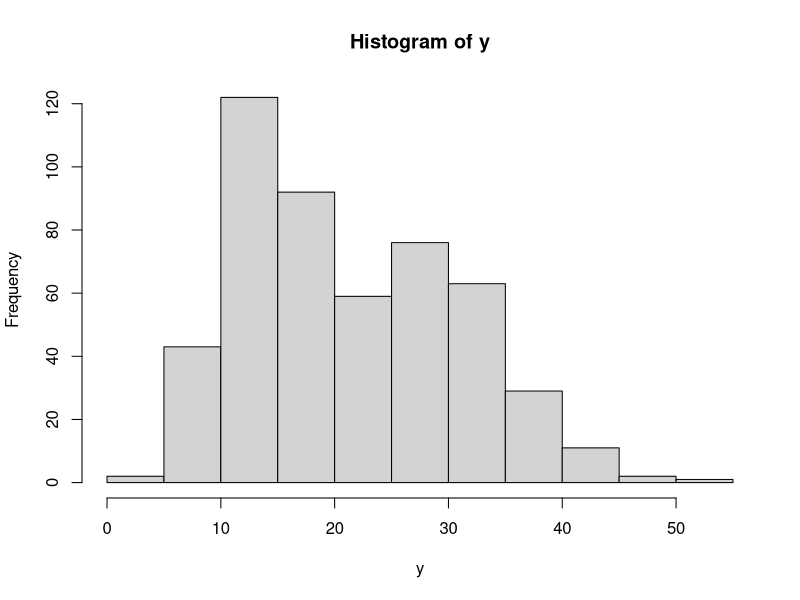
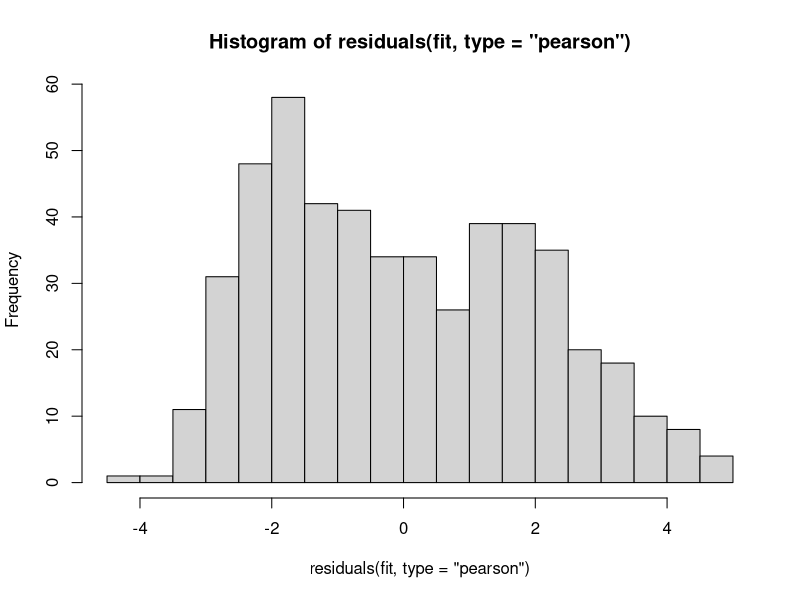
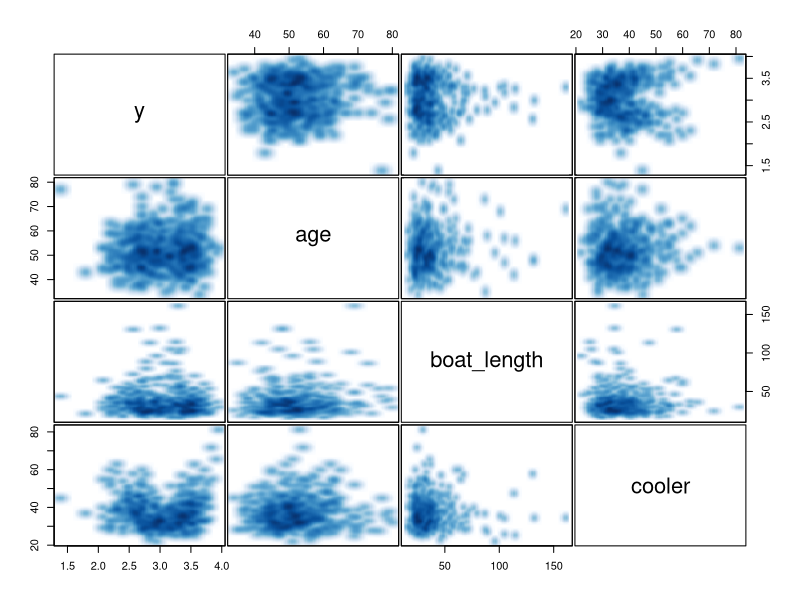
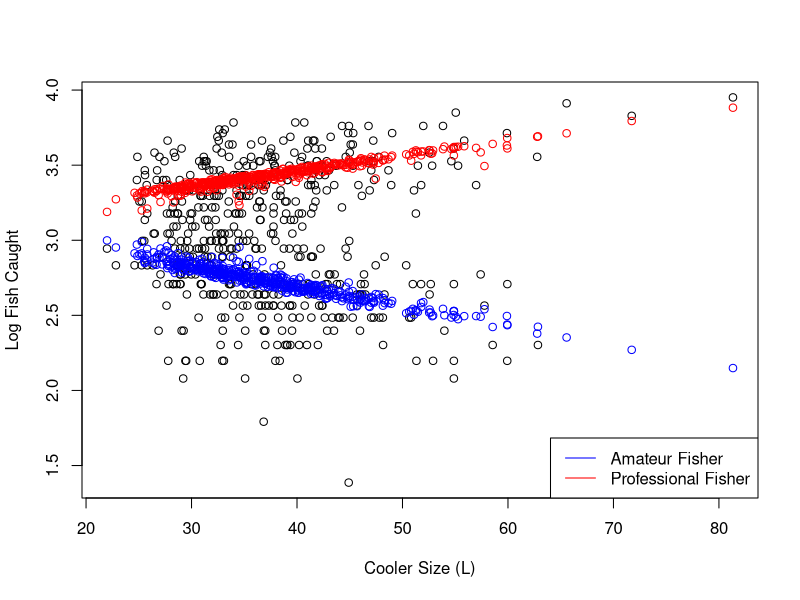
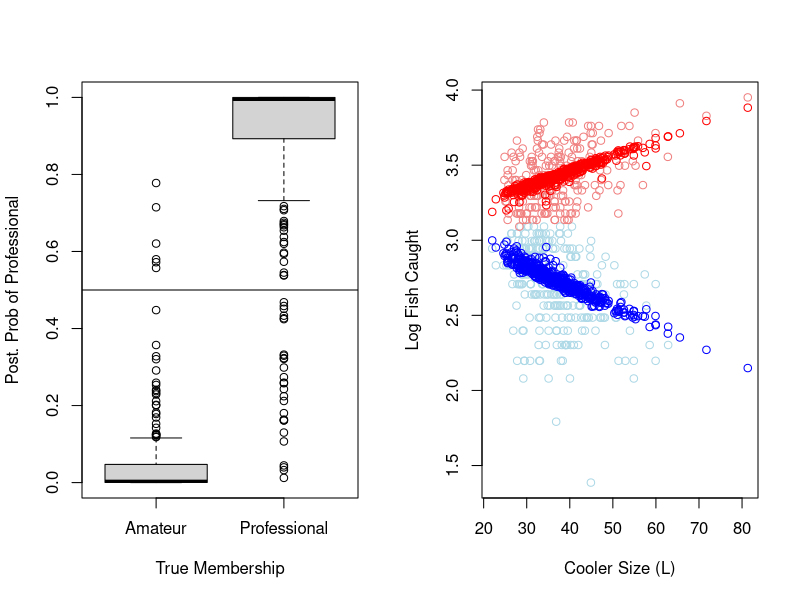

R code for these plots, in order:
## ---- chunk 1
knitr::opts_chunk$set(echo = TRUE)
## ---- chunk 2
## set the seed 
set.seed(10)

## set sample size
n = 500

## create design matrix consisting of variables cooler size, boat length, and age
cooler = round(rt(n, 15, 35),2)
boat_length =  round(rt(n,5, 30),2)
age = round(rt(n,25, 50))
X = model.matrix(~ 1 + age + boat_length + cooler)

## set the model coefficients
  # non-professional fisher proportion
  pi1 = 0.5 
  
  # professional fisher proportion
  pi2 = 1-pi1 
  
  # Non-Pro regression coefs
  beta_1 = matrix(c(3, 0, 0, -.01),ncol = 1) 
  
  # Pro regression coefs
  beta_2 = matrix(c(3, 0, 0, .01),ncol = 1) # Pro- coefs, larger boat cooler = more fish

## simulate the data
  # generate group membership vector
    group_indicators = rbinom(n, 1, pi2) # 1 = Pro, 0 = Non Pro

  # Simulate y given group membership  
  y = rep(0, n)
  
  # non pro y
  y[group_indicators == 0] = rpois(n = sum(group_indicators == 0),lambda = exp(X[group_indicators == 0,]%*%beta_1))
  
  # pro y 
y[group_indicators == 1] = rpois(n = sum(group_indicators == 1),lambda = exp(X[group_indicators == 1,]%*%beta_2))

## write to file, commented out since only done once for HW
# write.table(cbind(y, X[,-1]), file = './em/fish.txt', quote = F, col.names = T, row.names = F,  sep = "\t")
## ---- chunk 3
fit = glm(y ~ X-1, family = poisson())
summary(fit)
## ---- chunk 4
hist(y)
## ---- chunk 5
hist(residuals(fit, type="pearson"), breaks = 20)
## ---- chunk 6
# create combined matrix object
mat = cbind(log(y+1), X[,-1])

# name the first column y
colnames(mat)[1] = "y"

# plot each column against each other using pairs and smoothscatter
pairs(mat, panel = function(...) smoothScatter(..., nrpoints = 0, add = TRUE), gap = 0.2)
## ---- chunk 7
### Initialization and setup

## starting parameters
  # convergence threshold
  tol = 10^-5   
  # max number of EM iterations
  maxit = 50    
  # iteration counter
  iter = 0   
  # arbitrary large to avoid triggering the while loop for delta
  eps = Inf
  # arbitrary large value to set the inital ll to
  ll = -10000
  # list object for M-step
  fit = list()
  # Number of mixture components, K
  K = 2
  
## create posterior probability matrix
  # First col is p(z_i = 1 | y_o, theta^{(t)}, amateur
  # Second col is p(z_i = 2 | y_o, theta^{(t)}, professional
  pp = matrix(0, n, K)
  
  # name the columns 
  colnames(pp) = c("amateur","prof")

## use informative initialization,  assuming lower counts --> amateur
  #  choose prop of samples that are amateur first
  #  should vary this and re-run to evaluate multiple starting points/partitions
  prop_ama = 0.6

  # set everything greater than prop_ama'th percentile to be professional
  pp[,2] = (y > quantile(y, prop_ama))^2
  pp[,1] = 1 - pp[,2]

### now start the EM algorithm
  start = Sys.time()
  while(eps > tol & iter < maxit){
    
    ## save old ll
      ll0 = ll
    
      
    ## start M-step (Sec. 2.2.4)
      # pi, mean of each pp column 
      pi = colMeans(pp)
      
      # beta_k, weighted glm's based on pp 
      for(k in 1:K) fit[[k]] = glm(y ~ X -1, family = poisson(), weights = pp[,k])
    
      
    ## start E-step (Sec. 2.2.3)
      # calculate numerator, fitted values are exp(X %*% beta_hat)
      for(k in 1:K) pp[,k] = pi[k]*dpois(y,lambda = fit[[k]]$fitted)
    
      # divide by denominator, the sum across components in each i
      pp = pp/rowSums(pp)
   
      
    ## calculate LL (Sec 2.2.1)
      # Calculate sum across K inside the log for each subject
      interior_sum = rep(0, length(y))
      for(i in 1:K) interior_sum = interior_sum + pi[k]*dpois(y,lambda = fit[[k]]$fitted) 
      # Take the log of each, then sum across the n subjects to get the ll
      ll = sum(log(interior_sum))
      
    ## calculate relative change in log likelihood  
      eps  = abs(ll-ll0)/abs(ll0)
    
    ## update iterator
      iter = iter + 1
      if(iter == maxit) warning("Iteration limit reached without convergence")
    
      
    ## print out info to keep track
      cat(sprintf("Iter: %d logL: %.2f pi1: %.3f  eps:%f\n",iter, ll,pi[1],eps))
  }

end = Sys.time()
print(end - start)
  
## ---- chunk 8
# print the mixture proportion estimates
print(pi)

# print the coefficients pertaining to the first mixture component
print(fit[[1]]$coef)

# print the coefficients pertaining to the second mixture component
print(fit[[2]]$coef)
## ---- chunk 9
plot(cooler, log(y+1), ylab = "Log Fish Caught", xlab = "Cooler Size (L)")
points(cooler, log(fit[[1]]$fitted+1), col = "blue")
points(cooler, log(fit[[2]]$fitted+1), col = "red")
legend(c("Amateur Fisher","Professional Fisher"),col = c("blue","red"),x = "bottomright", lty = c(1, 1)) 
## ---- chunk 10
par(mfrow = c(1,2))
boxplot(pp[,2] ~ factor(group_indicators,labels =  c("Amateur","Professional")), ylab= "Post. Prob of Professional", xlab = "True Membership")
abline(h = 0.5)
colvec = rep("lightblue", length(y))
colvec[pp[,2] > .5] = "lightcoral"
plot(cooler, log(y+1), ylab = "Log Fish Caught", xlab = "Cooler Size (L)", col = colvec)
points(cooler, log(fit[[1]]$fitted+1), col = "blue")
points(cooler, log(fit[[2]]$fitted+1), col = "red")
## ---- chunk 11
pois.two.mix.reg.em = function(y, X, tol, maxit, prop1, trace = 0) {
  ## starting parameters
  # iteration counter
  iter = 0
  # arbitrary large to avoid triggering the while loop for delta
  eps = Inf
  # arbitrary large value to set the inital ll to
  ll = -10000
  # list object for M-step
  fit = list()
  # Number of mixture components, K
  K = 2
  
  ## create posterior probability matrix
  # First col is p(z_i = 1 | y_o, theta^{(t)}, amateur
  # Second col is p(z_i = 2 | y_o, theta^{(t)}, professional
  pp = matrix(0, n, K)
  
  # name the columns
  colnames(pp) = c("amateur", "prof")
  
  ## use informative initialization,  assuming lower counts --> amateur
  #  choose prop of samples that are amateur first
  #  should vary this and re-run to evaluate multiple starting points/partitions
  prop_ama = prop1
  
  # set everything greater than prop_ama'th percentile to be professional
  pp[, 2] = (y > quantile(y, prop_ama)) ^ 2
  pp[, 1] = 1 - pp[, 2]
  
  ### now start the EM algorithm
  start = Sys.time()
  while (eps > tol & iter < maxit) {
    ## save old ll
    ll0 = ll
    
    ## start M-step (Sec. 2.2.4)
    # pi, mean of each pp column
    pi = colMeans(pp)
    
    # beta_k, weighted glm's based on pp
    for (k in 1:K)
      fit[[k]] = glm(y ~ X - 1, family = poisson(), weights = pp[, k])
    
    
    ## start E-step (Sec. 2.2.3)
    # calculate numerator, fitted values are exp(X %*% beta_hat)
    for (k in 1:K)
      pp[, k] = pi[k] * dpois(y, lambda = fit[[k]]$fitted)
    
    # divide by denominator, the sum across components in each i
    pp = pp / rowSums(pp)
    
    
    ## calculate LL (Sec 2.2.1)
    # Calculate sum across K inside the log for each subject
    interior_sum = rep(0, length(y))
    for (i in 1:K)
      interior_sum = interior_sum + pi[k] * dpois(y, lambda = fit[[k]]$fitted)
    # Take the log of each, then sum across the n subjects to get the ll
    ll = sum(log(interior_sum))
    
    
    ## calculate relative change in log likelihood
    eps  = abs(ll - ll0) / abs(ll0)
    
    ## update iterator
    iter = iter + 1
    if (iter == maxit)
      warning("Iteration limit reached without convergence")
    
    ## print out info to keep track
    if (trace > 0)
      cat(sprintf("Iter: %d logL: %.2f pi1: %.3f  eps:%f\n", iter, ll, pi[1], eps))
  }
  
  ### return coefficients
  res = c(pi, fit[[1]]$coef, fit[[2]]$coef)
  names(res) = c(
    "pi1",
    "pi2",
    "int1",
    "age1",
    "boat_length1",
    "cooler1",
    "int2",
    "age2",
    "boat_length2",
    "cooler2"
  )
  return(res)
}
## ---- chunk 12
em_fit = pois.two.mix.reg.em(y=y, X= X,tol = tol,maxit = maxit, prop1 = prop_ama, trace = 1)
print(em_fit)
## ---- chunk 13
## set number of bootstrap samples of size n to draw
B = 100

## create matrix to save estimates
est  = matrix(NA, B, length(em_fit))

# start loop
for (i in 1:B) {
  # get indices for resampled observations with replacement
  index = sample(1:n, replace = T)
  
  # fit EM to resampled data
  res = pois.two.mix.reg.em(
    y = y[index],
    X = X[index, ],
    tol = tol,
    maxit = maxit,
    prop1 = prop_ama,
    trace = 0
  )
  
  # save values
  est[i, ] = res
  
  # print first 5 parameter estimates every 200 iterations for illustration
  if (floor(i / 20) == ceiling(i / 20))
    print(est[i, 1:5])
}
## ---- chunk 14
cov(est)[1:5,1:5]
## ---- chunk 15
print(sqrt(diag(cov(est))))
## ---- chunk 16
## generate the data
set.seed(10)

## set sample size
n = 10000

## create design matrix
cooler = round(rt(n, 15, 35), 2)
boat_length =  round(rt(n, 5, 30), 2)
age = round(rt(n, 25, 50))
X = model.matrix( ~ 1 + age + boat_length + cooler)


## set coefficients
  # amateur proportion
  pi1 = 0.5 
  # professional proportion
  pi2 = 1 - pi1 
  # Ama coefs, larger boat cooler = less fish
  beta_1 = matrix(c(3, 0, 0,-.01), ncol = 1) 
  # Pro coefs, larger boat cooler = more fish
  beta_2 = matrix(c(3, 0, 0, .01), ncol = 1) 
  # set dispersion
  phi = 10


## simulate data
  # generate group membership indicator vector
  group_indicators = rbinom(n, 1, pi2) # 1 = P, 0 = NP
  
  # create empty y vector
  y = rep(0, n)
  
  # simulate responses for Amagroup
  y[group_indicators == 0] = rnbinom(
    n = sum(group_indicators == 0),
    mu = exp(X[group_indicators == 0, ] %*% beta_1),
    size = phi
  )
  
  # simulate responses for Pro group 
  y[group_indicators == 1] = rnbinom(
    n = sum(group_indicators == 1),
    mu = exp(X[group_indicators == 1, ] %*% beta_2),
    size = phi
  )

## ---- chunk 17
### Initialization and setup
library (MASS)

## starting parameters
  # convergence threshold
  tol = 10 ^ -10
  # max number of EM iterations
  maxit = 1000
  # iteration counter
  iter = 0
  # arbitrary large to avoid triggering the while loop for delta
  eps = Inf
  # arbitrary large value to set the inital ll to
  ll = -10000
  # list object for M-step
  fit = list()
  # Number of mixture components, K
  K = 2

## create posterior probability matrix
  # First col is p(z_i = 1 | y_o, theta^{(t)}, amateur
  # Second col is p(z_i = 2 | y_o, theta^{(t)}, professional
  pp = matrix(0, n, K)

  # name the columns
  colnames(pp) = c("amateur", "prof")

## use informative initialization,  assuming lower counts --> amateur
  #  choose prop of samples that are amateur first
  #  should vary this and re-run to evaluate multiple starting points/partitions
  prop_ama = 0.6

  # set everything greater than prop_ama'th percentile to be professional
  pp[, 2] = (y > quantile(y, prop_ama)) ^ 2
  pp[, 1] = 1 - pp[, 2]


### now start the EM algorithm
start = Sys.time()
while (eps > tol & iter < maxit) {
  ## save old ll
    ll0 = ll
  
  ## start M-step
    # pi, mean of component pp's
    pi = colMeans(pp)
  
    # beta_k and theta_k, weighted glm's based on pp
    for (k in 1:K)
      fit[[k]] = glm.nb(y ~ X - 1, weights = pp[, k])
  
  
  ## start E-step
    # calculate numerator
    for (k in 1:K)
      pp[, k] = pi[k] * dnbinom(y, mu = fit[[k]]$fitted, size = fit[[k]]$theta)
    
    # divide by denominator, the sum across components in each i
    pp = pp / rowSums(pp)
  
  
  ## calculate LL
    # Calculate sum across K inside the log for each subject
    interior_sum = rep(0, length(y))
    for (k in 1:K)
      interior_sum = interior_sum + pi[k] * dnbinom(y, mu = fit[[k]]$fitted, size = fit[[k]]$theta)
    
    # Take the log of each, then sum across the n subjects to get the ll
    ll = sum(log(interior_sum))
  
  ## calculate relative change in log likelihood
    eps  = abs(ll - ll0) / abs(ll0)
  
  ## update iterator
    iter = iter + 1
    if (iter == maxit)
      warning("Iteration limit reached without convergence")
  
  ## print out info to keep track
    if (floor(iter / 20) == ceiling(iter / 20))
      cat(
        sprintf(
          "Iter: %d logL: %.2f pi1: %.3f theta1: %.3f glm.nb1, eps:%f\n",
          iter,
          ll,
          pi[1],
          fit[[1]]$theta,
          eps
        )
      )
}

end = Sys.time()
print(end - start)
## ---- chunk 18


# function to perform above initialization steps to initialized pp matrix
pp.init = function(K, col_names, prop) {
  
  ## create posterior probability matrix
    # First col is p(z_i = 1 | y_o, theta^{(t)}, amateur
    # Second col is p(z_i = 2 | y_o, theta^{(t)}, professional
    n = length(y)
    pp = matrix(0, n, K)
  
    # name the columns
    colnames(pp) = col_names
  
  ## use informative initialization,  assuming lower counts --> amateur
    # note that this is only specific for K=2, but can generalize for higher K cases
    # also could just use random initilization
    pp[, 2] = (y > quantile(y, prop)) ^ 2
    pp[, 1] = 1 - pp[, 2]
  
  return(pp)
}


# M-step function
m.step = function(y, X, pp, fit, K = 2) {
  
  ## pi, mean of component pp's
  pi = colMeans(pp)
  
  ## beta_k and theta_k, weighted glm's based on pp
  for (k in 1:K)
    fit[[k]] = glm.nb(y ~ X - 1, weights = pp[, k])
  
  return(list(pi = pi, fit = fit))
}


# E-step function
e.step = function(y, pp, m) {
  
  ## extract m step objects from m
  pi = m$pi
  fit = m$fit
  
  ## calculate numerator
  for (k in 1:K)
    pp[, k] = pi[k] * dnbinom(y, mu = fit[[k]]$fitted, size = fit[[k]]$theta)
  
  ## divide by denominator, the sum across components in each i
  pp = pp / rowSums(pp)
  
  return(pp)
}


# log likelihood function
ll.nb.mix = function(y, m) {
  
  ## extract m step objects from m
  pi = m$pi
  fit = m$fit
  
  ## Calculate sum across K inside the log for each subject
  interior_sum = rep(0, length(y))
  for (k in 1:K)
    interior_sum = interior_sum + pi[k] * dnbinom(y, mu = fit[[k]]$fitted, size = fit[[k]]$theta)
  
  ## Take the log of each, then sum across the n subjects to get the ll
  ll = sum(log(interior_sum))
  
  return(ll)
}

## ---- chunk 19
nb.two.mix.reg.em = function(y,
                             X,
                             tol = 10 ^ -10,
                             maxit = 1000,
                             prop,
                             trace = 0) {
  ## starting parameters
    iter = 0
    eps = Inf
    ll = -10000
    fit = list()
    K = 2
  
  ## initialize posterior probability matrix
    pp = pp.init(
      prop = prop,
      K = K,
      col_names = c("amateur", "prof")
    )
  
  ## now start the EM algorithm
  start = Sys.time()
  while (eps > tol & iter < maxit) {
    
    ## save old ll
      ll0 = ll
    
    ## start M-step
      m = m.step(y = y,
                 X = X,
                 pp = pp,
                 fit = fit)
      
    ## start E-step
      pp = e.step(y = y, m = m, pp = pp)
    
    ## calculate LL
      ll = ll.nb.mix(y = y, m = m)
    
    ## calculate relative change in LL
      eps  = abs(ll - ll0) / abs(ll0)
    
    ## update iterator
      iter = iter + 1
      if (iter == maxit)
        warning("Iteration limit reached without convergence")
      
    ## print out info to keep track
      if (floor(iter / 20) == ceiling(iter / 20) &
          trace > 0)
        cat(
          sprintf(
            "Iter: %d logL: %.2f pi1: %.3f theta1: %.3f glm.nb1, eps:%f\n",
            iter,
            ll,
            m$pi[1],
            m$fit[[1]]$theta,
            eps
          )
        )
  }
  
  end = Sys.time()
  print(end - start)
}
## ---- chunk 20
em_fit = nb.two.mix.reg.em(y = y,
                           X = X,
                           prop = prop_ama,
                           trace = 1)
## ---- chunk 21
phi.ml <-
  function(y, mu, n = sum(weights), weights, limit = 10,
           eps = .Machine$double.eps^0.25,
           trace = FALSE,
           p0 = NULL #  added this option new to pass starting values
           ){
    lambda = 1E-50    
    # score 
    score <- function(n, ph, mu, y, w){
      sum(w*(digamma((1/ph) + y) - digamma(1/ph) + log(1/ph) +
               1 - log((1/ph) + mu) - (y + (1/ph))/(mu + (1/ph))))*(-1/ph^2) + 2*lambda*ph
    }
    # hessian
    info <- function(n, ph, mu, y, w){
      sum(w*( - trigamma((1/ph) + y) + trigamma((1/ph)) - ph +
                2/(mu + (1/ph)) - (y + (1/ph))/(mu + (1/ph))^2))*(1/ph^4) + 2*lambda
    }
    if(inherits(y, "lm")) {
      mu <- y$fitted.values
      y <- if(is.null(y$y)) mu + residuals(y) else y$y
    }
    
    if(missing(weights)) weights <- rep(1, length(y))
    #t0 <- n/sum(weights*(y/mu - 1)^2)
    if(is.null(p0)){ ## added this in new
      p0 <- sum(weights*(y/mu - 1)^2)/n
    }
    
    it <- 0
    del <- 1
    if(trace) message(sprintf("phi.ml: iter %d 'phi = %f'",
                              it, signif(p0)), domain = NA)
    while((it <- it + 1) < limit && abs(del) > eps) {
      p0 <- abs(p0)
      del <- score(n, p0, mu, y, weights)/(i <- info(n, p0, mu, y, weights))
      p0 <- p0 + del
      if(trace) message("phi.ml: iter", it," phi =", signif(p0))
    }
    
    if(p0 < 0) {
      p0 <- 0
      warning("estimate truncated at zero")
      attr(p0, "warn") <- gettext("estimate truncated at zero")
    }
    
    if(it == limit) {
      warning("iteration limit reached")
      attr(p0, "warn") <- gettext("iteration limit reached")
    }
    attr(p0, "SE") <- sqrt(1/i)
    res <- list(p0=p0)
    return(res)
  }
## ---- chunk 22

m.step = function(y, X, pp, fit, K = 2) {
  
  ## pi, mean of component pp's
    pi = colMeans(pp)
  
  
  ## beta_k given prior theta, weighted glm's based on pp
    if (length(fit) == 0) {
      
      # if fit is uninitialized (no starting estimate for beta or theta), then
      # no e-step update
      
      # fit a simple poisson model for beta
        for (k in 1:K)
          fit[[k]] = glm(y ~ X - 1, weights = pp[, k], family = poisson())
        
    } else{
        
      #  fit a NB regression model for beta given prior theta
        for (k in 1:K) {
          fit[[k]] = glm(
            y ~ X - 1,
            weights = pp[, k],
            family = negative.binomial(theta = fit[[k]]$theta),
            start = fit[[k]]$coefficients
          )
      }
  }
  
  ## theta_k given update for beta_k
    # returns 1/phi actually so need to invert
    for (k in 1:K) {
      
      if (is.null(fit[[k]]$theta)) {
        
        # if no prior estimate of theta, then do regular phi.ml update
          fit[[k]]$theta = 1 / phi.ml(y = y,
                                      mu = fit[[k]]$fitted,
                                      weights = pp[, k])$p0
          
      } else{
        
        #otherwise, pass prior value of theta as starting
          fit[[k]]$theta = 1 / phi.ml(
            y = y,
            mu = fit[[k]]$fitted,
            weights = pp[, k],
            p0 = 1 / fit[[k]]$theta ## here
          )$p0
        
      }
    }
  
  return(list(pi = pi, fit = fit))
}



# now lets rerun
em_fit = nb.two.mix.reg.em(y = y,
                           X = X,
                           prop = prop_ama,
                           trace = 1)

## ---- chunk 23
m.step = function(y, X, pp, fit, K = 2) {
  
  ## pi, mean of component pp's
    pi = colMeans(pp)
  
  
  ## beta_k given prior theta, weighted glm's based on pp
    if (length(fit) == 0) {
      
      # if fit is uninitialized (no starting estimate for beta or theta), then
      # no e-step update
      
      # fit a simple poisson model for beta
        for (k in 1:K)
          fit[[k]] = glm(y ~ X - 1, weights = pp[, k], family = poisson())
        
    } else{
      
      # estep update after pi_k, since prior fit exists
        pp = e.step(y = y,
                    m = list(pi = pi, fit = fit),
                    pp = pp)
        
      #  fit a NB regression model for beta given prior theta
        for (k in 1:K) {
          fit[[k]] = glm(
            y ~ X - 1,
            weights = pp[, k],
            family = negative.binomial(theta = fit[[k]]$theta),
            start = fit[[k]]$coefficients
          )
          
          # estep update after each beta_k
          pp = e.step(y = y,
                    m = list(pi = pi, fit = fit),
                    pp = pp)
      }
    
      
  }
  
  ## theta_k given update for beta_k
    # returns 1/phi actually so need to invert
    for (k in 1:K) {
      if (is.null(fit[[k]]$theta)) {
        
        # if no prior estimate of theta, then do the usual
          fit[[k]]$theta = 1 / phi.ml(y = y,
                                      mu = fit[[k]]$fitted,
                                      weights = pp[, k])$p0
          
      } else{
        #otherwise, pass prior value of theta as starting
          fit[[k]]$theta = 1 / phi.ml(
            y = y,
            mu = fit[[k]]$fitted,
            weights = pp[, k],
            p0 = 1 / fit[[k]]$theta
          )$p0
          
        # estep update after each theta_k
        pp = e.step(y = y,
                    m = list(pi = pi, fit = fit),
                    pp = pp)
      }
    }
  
  return(list(pi = pi, fit = fit))
}


# now lets rerun
em_fit = nb.two.mix.reg.em(y = y,
                           X = X,
                           prop = prop_ama,
                           trace = 1)   
